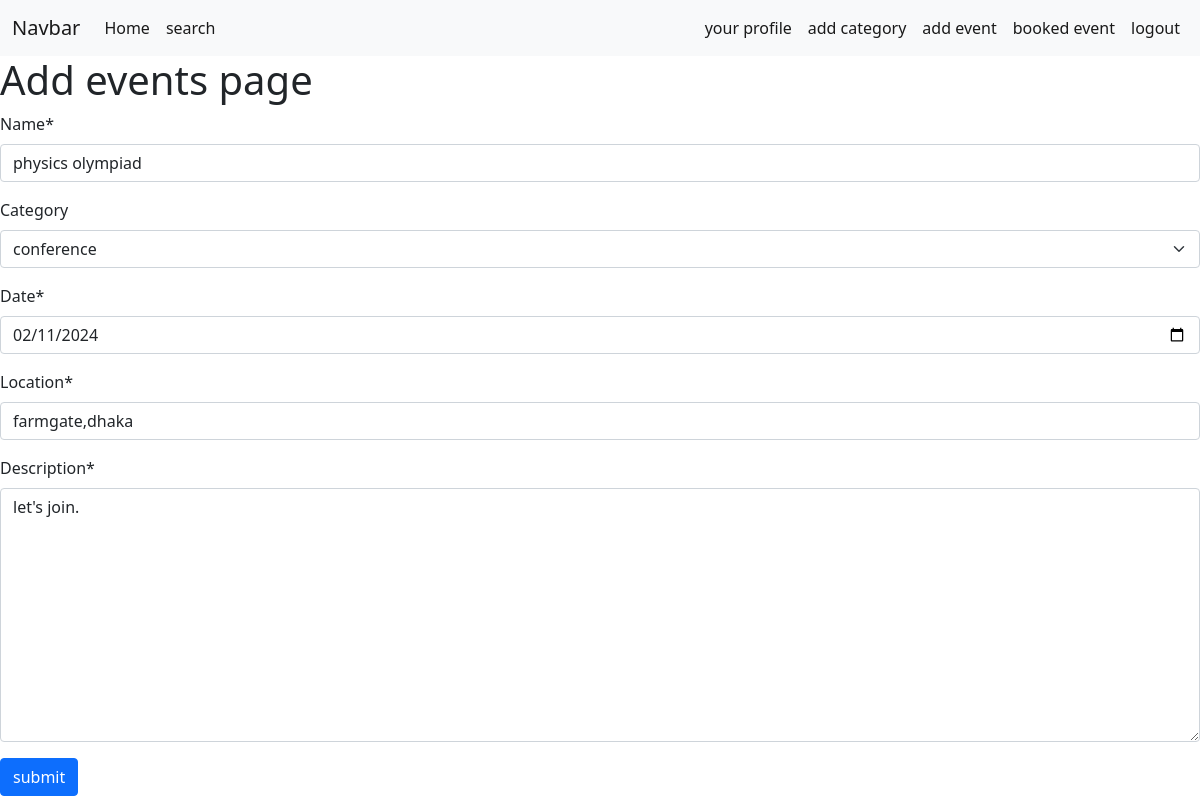
Screenshot of /event/edit/12 (signed in) with the database file from the repository.
### events/models.py (models this page shows, shortened)
class Event(models.Model):
    name = models.CharField(max_length=30)
    category = models.ForeignKey(Category,on_delete=models.CASCADE,blank=True,null=True)
    date= models.DateField(null=True,blank=True)
    location = models.CharField(max_length=50)
    description = models.TextField(max_length=200)

### categories/models.py (models this page shows)
class Category(models.Model):
    name = models.CharField(max_length=30)
    def __str__(self):
        return self.name

### events/views.py (the view)
# urls.py: path('edit/<int:id>',views.edit_event,name = "edit_event"),
@login_required
def edit_event(request,id):
    edit = models.Event.objects.get(pk=id)
    event_form = EventForm(instance=edit)
    if request.method == "POST":
        event_form = EventForm(request.POST,instance=edit)
        if event_form.is_valid():
            event_form.save()
            return redirect("homepage")
    else:
        event_form = EventForm(instance=edit)
    return render(request,'add_events.html',{'form':event_form})

### events/forms.py
class EventForm(forms.ModelForm):
    class Meta:
        model = Event
        fields = '__all__'
    date = forms.DateField(widget=forms.DateInput(attrs={'type':'date'}))

### events/templates/add_events.html (shortened to what this page needs)
{% extends 'index.html' %}
{% load crispy_forms_tags %}
{% block content %}
<form method = "post">
    <h1>Add events page</h1>
    {{ form | crispy }}
    <button class = "btn btn-primary">submit</button>
</form>
{% endblock %}

### rows the page displays
Event: name "physics olympiad", category "conference", date "02/11/2024", location "farmgate,dhaka", description "let's join."
